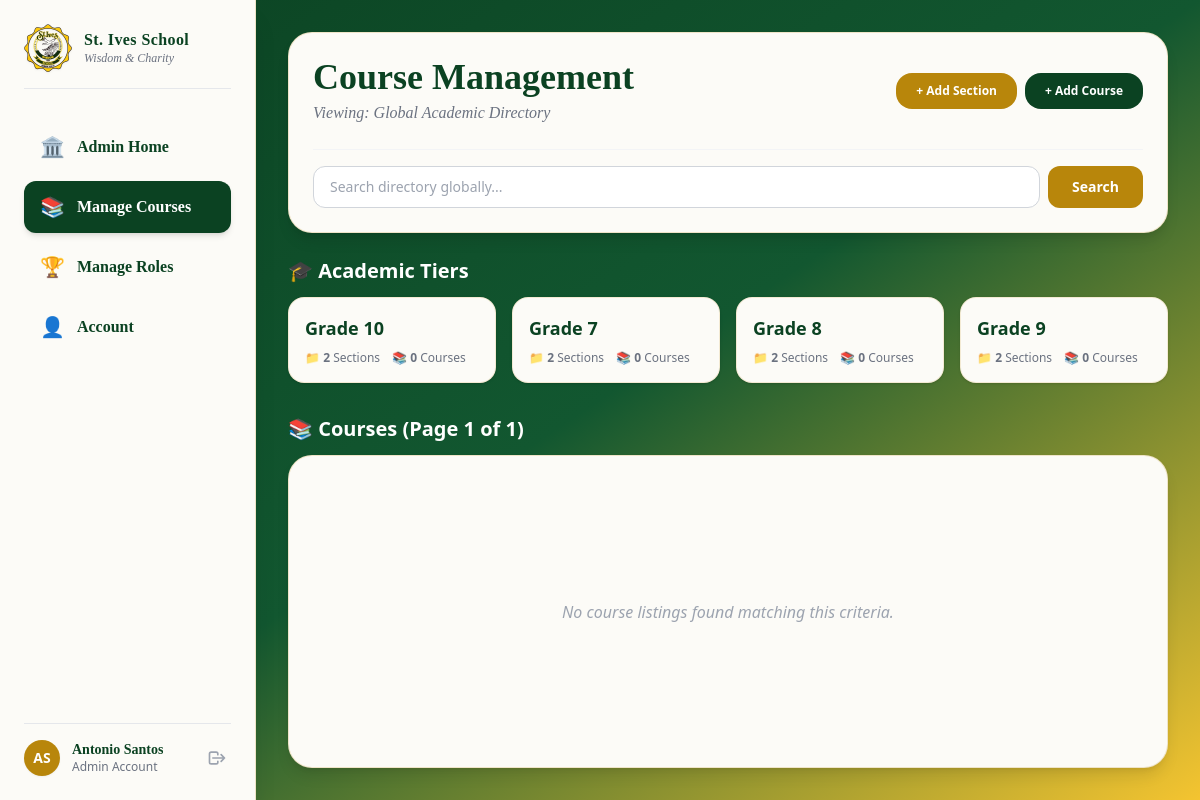
Page /admin/admin-manage-course.php (signed in) on the committed database.
### tables this page shows
CREATE TABLE IF NOT EXISTS `gradelevel` (
  `GradeLevel_ID` INT NOT NULL AUTO_INCREMENT,
  `GradeName` VARCHAR(45) NOT NULL,
  PRIMARY KEY (`GradeLevel_ID`));

### admin/admin-manage-course.php (the view, shortened to what this page needs)
<?php
include '../config/db.php';
$selected_grade_id = isset($_GET['grade_level_id']) ? (int)$_GET['grade_level_id'] : 0;
$search            = isset($_GET['search']) ? trim($_GET['search']) : '';
$page              = max(1, isset($_GET['page']) ? (int)$_GET['page'] : 1);
$limit             = 6;
$offset            = ($page - 1) * $limit;
try {
    $grade_stmt = $pdo->query("
        SELECT
            gl.GradeLevel_ID,
            gl.GradeName,
            COUNT(DISTINCT c.Course_ID) AS TotalCourses,
            COUNT(DISTINCT sec.Section_ID) AS TotalSections
        FROM gradelevel gl
        LEFT JOIN section sec ON gl.GradeLevel_ID = sec.FK_GradeLevel_ID
        LEFT JOIN courses c ON sec.Section_ID = c.FK_Section_ID
        GROUP BY gl.GradeLevel_ID
        ORDER BY gl.GradeName ASC
    ");
    $grade_cards = $grade_stmt->fetchAll();
    $current_grade_name = "Global Academic Directory";
    $where_clauses = [];
    $params = [];
    $where_sql = !empty($where_clauses) ? "WHERE " . implode(' AND ', $where_clauses) : "";
    $count_stmt = $pdo->prepare("
        SELECT COUNT(*)
        FROM courses c
        INNER JOIN section sec   ON c.FK_Section_ID = sec.Section_ID
        INNER JOIN gradelevel gl ON sec.FK_GradeLevel_ID = gl.GradeLevel_ID
        $where_sql
    ");
    $count_stmt->execute($params);
    $total_courses = $count_stmt->fetchColumn();
    $total_pages   = ceil($total_courses / $limit);
    $course_query = "
        SELECT
            c.Course_ID, c.CourseCode, c.CourseName, c.Status,
            sec.SectionName, gl.GradeName
        FROM courses c
        INNER JOIN section sec   ON c.FK_Section_ID = sec.Section_ID
        INNER JOIN gradelevel gl ON sec.FK_GradeLevel_ID = gl.GradeLevel_ID
        $where_sql
        ORDER BY gl.GradeName ASC, sec.SectionName ASC, c.CourseCode ASC
        LIMIT :limit OFFSET :offset
    ";
    $course_stmt = $pdo->prepare($course_query);
    $course_stmt->bindValue(':limit', $limit, PDO::PARAM_INT);
    $course_stmt->bindValue(':offset', $offset, PDO::PARAM_INT);
    $course_stmt->execute();
    $courses = $course_stmt->fetchAll();
} catch (PDOException $e) {
    die("Database Error: " . $e->getMessage());
}
?>
<!DOCTYPE html>
<html lang="en">
<head>
    <script src="https://cdn.tailwindcss.com"></script>
</head>
<body class="bg-gradient-to-br from-school-green via-[#125730] to-school-yellow min-h-screen font-serif text-gray-800 flex flex-col md:flex-row">
    <?php include '../includes/sidebar.php'; ?>
    <main class="ml-0 md:ml-64 flex-1 p-4 sm:p-8 overflow-y-auto h-screen w-full flex flex-col">
        <section class="bg-[#fcfbf7] rounded-3xl p-6 shadow-lg border border-school-gold/20 mb-6 shrink-0">
            <div class="flex flex-col sm:flex-row justify-between sm:items-center gap-4">
                <div>
                    <h1 class="text-4xl font-bold text-school-green">Course Management</h1>
                    <p class="text-gray-500 italic mt-1">Viewing: <?= htmlspecialchars($current_grade_name) ?></p>
                </div>
                <div class="flex flex-wrap items-center gap-2">
                    <button onclick="document.getElementById('addSectionModal').classList.remove('hidden')" class="bg-school-gold text-white px-5 py-2.5 rounded-2xl font-semibold hover:opacity-90 transition text-xs font-sans whitespace-nowrap">+ Add Section</button>
                    <button onclick="document.getElementById('addCourseModal').classList.remove('hidden')" class="bg-school-green text-white px-5 py-2.5 rounded-2xl font-semibold hover:bg-school-green-hover transition text-xs font-sans whitespace-nowrap">+ Add Course</button>
                </div>
            </div>
            <div class="mt-6 border-t border-gray-100 pt-4">
                <form action="admin-manage-course.php" method="GET" class="flex gap-2 font-sans">
                    <input type="text" name="search" value="<?= htmlspecialchars($search) ?>" placeholder="Search directory globally..." class="w-full border border-gray-300 rounded-xl px-4 py-2.5 focus:outline-none focus:ring-2 focus:ring-school-green text-sm">
                    <button type="submit" class="bg-school-gold text-white px-6 py-2.5 rounded-xl font-semibold hover:opacity-90 transition text-sm">Search</button>
                </form>
            </div>
        </section>
        <div class="flex-1 flex flex-col gap-6">
            <div>
                <h2 class="text-xl font-bold text-white mb-3 font-sans flex items-center gap-2">🎓 Academic Tiers</h2>
                <div class="grid grid-cols-1 md:grid-cols-2 lg:grid-cols-4 gap-4 font-sans">
                    <?php foreach ($grade_cards as $card): ?>
                        <a href="admin-manage-course.php?grade_level_id=<?= $card['GradeLevel_ID'] ?>" class="block bg-[#fcfbf7] rounded-2xl p-4 shadow border transition <?= ($selected_grade_id === (int)$card['GradeLevel_ID']) ? 'border-school-green ring-2 ring-school-green/20 bg-emerald-50/20' : 'border-school-gold/15 hover:border-school-green/40 hover:shadow-md' ?>">
                            <h3 class="font-bold text-lg text-school-green"><?= htmlspecialchars($card['GradeName']) ?></h3>
                            <div class="mt-2 flex gap-3 text-xs text-gray-500">
                                <span>📁 <b><?= (int)$card['TotalSections'] ?></b> Sections</span>
                                <span>📚 <b><?= (int)$card['TotalCourses'] ?></b> Courses</span>
                            </div>
                        </a>
                    <?php endforeach; ?>
                </div>
            </div>
            <div class="mt-2 flex-1 flex flex-col">
                <h2 class="text-xl font-bold text-white mb-3 font-sans">📚 Courses (Page <?= $page ?> of <?= max(1, $total_pages) ?>)</h2>
                <?php if (empty($courses)): ?>
                    <div class="bg-[#fcfbf7] rounded-3xl p-10 text-center shadow-lg border border-school-gold/20 flex-1 flex items-center justify-center">
                        <p class="text-gray-400 italic font-sans">No course listings found matching this criteria.</p>
                    </div>
                <?php endif; ?>
            </div>
        </div>
    </main>
</body>
</html>

### includes/sidebar.php (shortened to what this page needs)
<?php
$sidebar_first = htmlspecialchars($_SESSION['first_name'] ?? 'User');
$sidebar_last  = htmlspecialchars($_SESSION['last_name'] ?? '');
$sidebar_init  = strtoupper(substr($sidebar_first, 0, 1) . substr($sidebar_last, 0, 1));
$sidebar_role  = $_SESSION['role'] ?? 'Student';
$sidebar_name  = $sidebar_first . ' ' . $sidebar_last;
$current_page = basename($_SERVER['PHP_SELF']);
?>
<aside class="fixed top-0 left-0 h-screen w-64 bg-[#fcfbf7] border-r border-school-gold/20 flex flex-col justify-between p-6 shadow-xl z-40 hidden md:flex">
    <div class="flex flex-col flex-1">
        <div class="flex items-center space-x-3 mb-8 pb-4 border-b border-gray-200">
            <img src="../public/assets/stiveslogo.png" alt="St. Ives School Logo" class="h-12 w-12 object-contain drop-shadow-sm">
            <div>
                <h2 class="font-bold text-school-green tracking-wide leading-tight">St. Ives School</h2>
                <p class="text-xs text-gray-500 italic">Wisdom & Charity</p>
            </div>
        </div>
        <nav class="space-y-2">
            <?php if ($sidebar_role === 'Professor'): ?>
                <a href="../professor/prof-homepage.php" class="flex items-center space-x-3 px-4 py-3 rounded-xl font-semibold transition <?= ($current_page === 'prof-homepage.php') ? 'bg-school-green text-white shadow-md' : 'text-school-green hover:bg-school-green/5' ?>">
                    <span class="text-xl">🏛️</span>
                    <span>Institution Home</span>
                </a>
                <a href="../professor/prof-courses.php" class="flex items-center space-x-3 px-4 py-3 rounded-xl font-semibold transition <?= in_array($current_page, ['prof-courses.php', 'manage-course.php', 'manage-announcements.php', 'manage-attendance.php', 'prof-grades.php', 'grade-submissions.php']) ? 'bg-school-green text-white shadow-md' : 'text-school-green hover:bg-school-green/5' ?>">
                    <span class="text-xl">📚</span>
                    <span>Courses</span>
                </a>
                <a href="../shared/Account-info.php" class="flex items-center space-x-3 px-4 py-3 rounded-xl font-semibold transition <?= ($current_page === 'Account-info.php') ? 'bg-school-green text-white shadow-md' : 'text-school-green hover:bg-school-green/5' ?>">
                    <span class="text-xl">👤</span>
                    <span>Account</span>
                </a>
            <?php elseif ($sidebar_role === 'Admin'): ?>
                <a href="../admin/admin-homepage.php" class="flex items-center space-x-3 px-4 py-3 rounded-xl font-semibold transition <?= ($current_page === 'admin-homepage.php') ? 'bg-school-green text-white shadow-md' : 'text-school-green hover:bg-school-green/5' ?>">
                    <span class="text-xl">🏛️</span>
                    <span>Admin Home</span>
                </a>
                <a href="../admin/admin-manage-course.php" class="flex items-center space-x-3 px-4 py-3 rounded-xl font-semibold transition <?= in_array($current_page, ['admin-manage-course.php', 'admin-course-assignment.php']) ? 'bg-school-green text-white shadow-md' : 'text-school-green hover:bg-school-green/5' ?>">
                    <span class="text-xl">📚</span>
                    <span>Manage Courses</span>
                </a>
                <a href="../admin/admin-roles.php" class="flex items-center space-x-3 px-4 py-3 rounded-xl font-semibold transition <?= in_array($current_page, ['admin-roles.php', 'create-users.php', 'edit-users.php']) ? 'bg-school-green text-white shadow-md' : 'text-school-green hover:bg-school-green/5' ?>">
                    <span class="text-xl">🏆</span>
                    <span>Manage Roles</span>
                </a>
                <a href="../shared/Account-info.php" class="flex items-center space-x-3 px-4 py-3 rounded-xl font-semibold transition <?= ($current_page === 'Account-info.php') ? 'bg-school-green text-white shadow-md' : 'text-school-green hover:bg-school-green/5' ?>">
                    <span class="text-xl">👤</span>
                    <span>Account</span>
                </a>
            <?php endif; ?>
        </nav>
    </div>
    <div class="mt-auto pt-4 border-t border-gray-200 flex items-center justify-between">
        <div class="flex items-center space-x-3">
            <div class="w-9 h-9 rounded-full bg-school-gold text-white flex items-center justify-center font-bold font-sans text-sm shadow-sm">
                <?= $sidebar_init ?>
            </div>
            <div>
                <h4 class="text-sm font-bold text-school-green leading-tight max-w-[120px] truncate"><?= $sidebar_name ?></h4>
                <p class="text-xs text-gray-500 font-sans"><?= $sidebar_role ?> Account</p>
            </div>
        </div>
        <a href="../auth/logout.php" title="Log Out" class="text-gray-400 hover:text-red-600 transition p-1 text-lg">
            <svg xmlns="http://www.w3.org/2000/svg" class="h-5 w-5" fill="none" viewBox="0 0 24 24" stroke="currentColor">
                <path stroke-linecap="round" stroke-linejoin="round" stroke-width="2" d="M17 16l4-4m0 0l-4-4m4 4H7m6 4v1a2 2 0 01-2 2H5a2 2 0 01-2-2V7a2 2 0 012-2h6a2 2 0 012 2v1" />
            </svg>
        </a>
    </div>
</aside>

### rows in the picture
gradelevel: GradeName "Grade 10", TotalSections "2", TotalCourses "0"
gradelevel: GradeName "Grade 7", TotalSections "2", TotalCourses "0"
gradelevel: GradeName "Grade 8", TotalSections "2", TotalCourses "0"
gradelevel: GradeName "Grade 9", TotalSections "2", TotalCourses "0"

### other values in the picture
$sidebar_init "AS"
$sidebar_name "Antonio Santos"
$sidebar_role "Admin"
$current_grade_name "Global Academic Directory"
$page "1"
max(1, $total_pages) "1"
